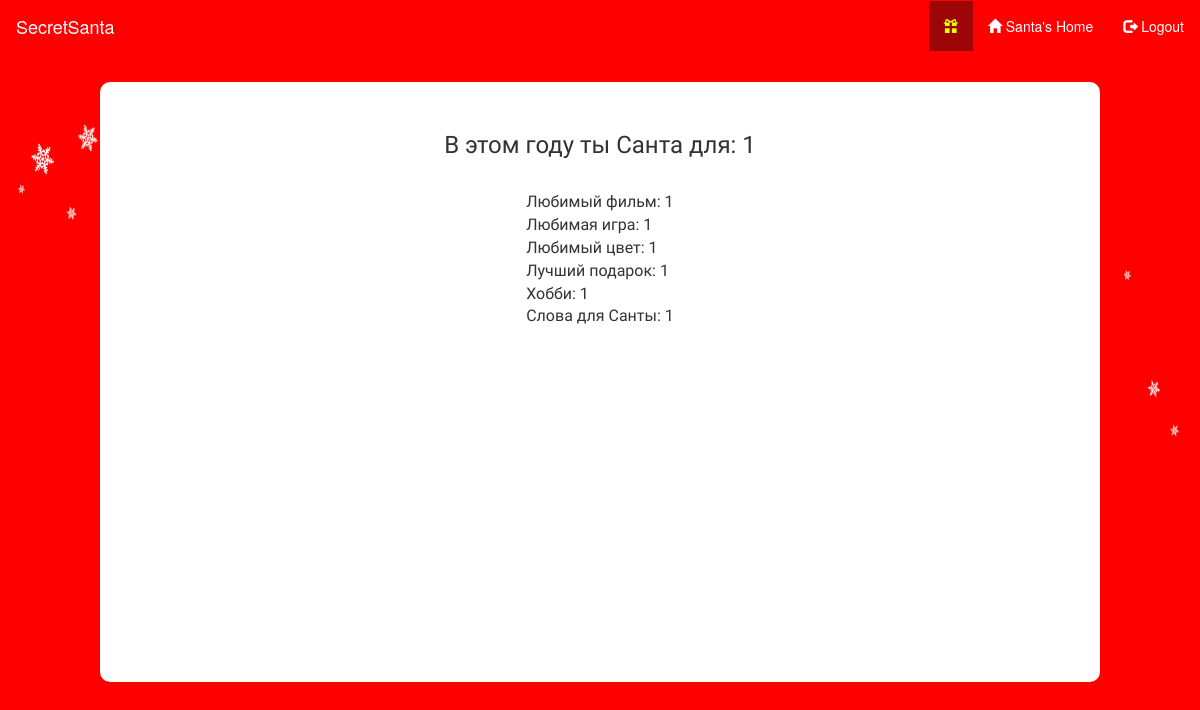
/santa_for/ (signed in), run on an earlier commit of the app's database.
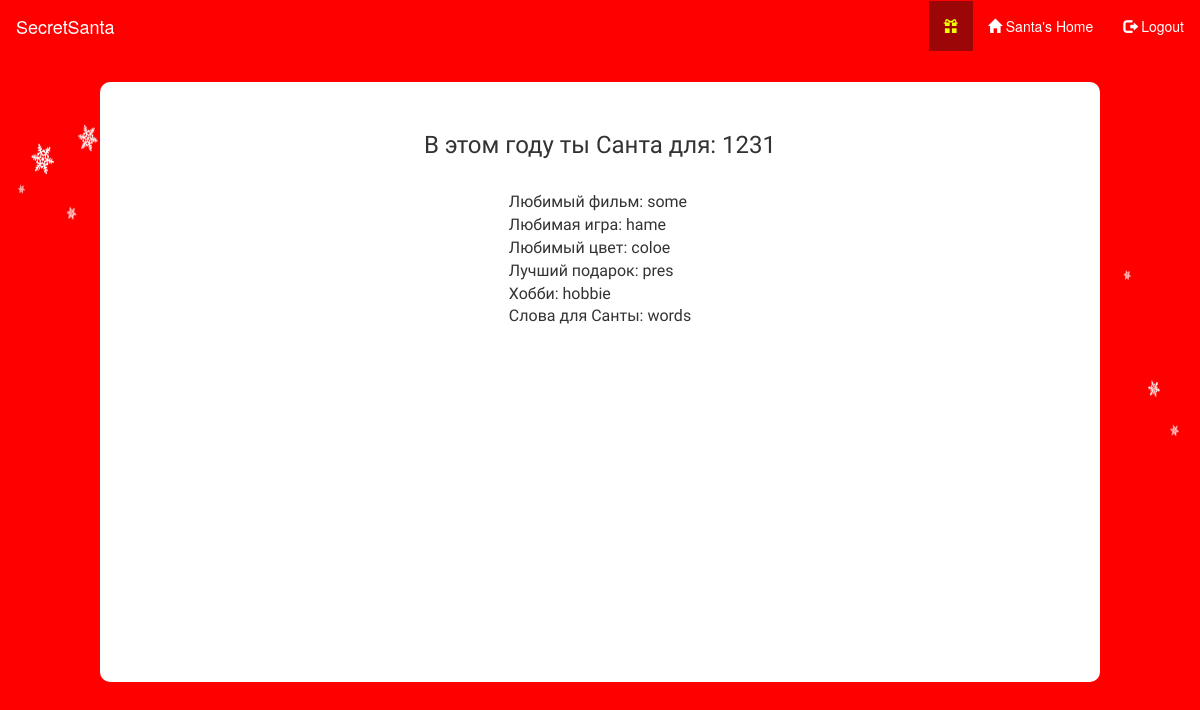
And on a later commit of the database.
### santa_app/models.py (models this page shows, shortened)
class MyUser(AbstractBaseUser):
    username = models.CharField(max_length=100, unique=True, verbose_name='Имя пользователя')
    password = models.CharField(max_length=100, verbose_name="Пароль")
    real_name = models.CharField(max_length=100, verbose_name="Имя, которое будет отображаться твоему Санте")
    fav_present = models.TextField(default="", blank=True, verbose_name="Лучший подарок, который тебе дарили")
    fav_film = models.TextField(default="", blank=True, verbose_name="Любимый фильм")
    fav_game = models.TextField(default="", blank=True, verbose_name="Любимая игра")
    fav_color = models.TextField(default="", blank=True, verbose_name="Любимый цвет")
    hobbies = models.TextField(default="", blank=True, verbose_name="Хобби")
    key_words = models.TextField(default="", blank=True, verbose_name="Слова, которые помогут твоему Санте :) ")
    santa_for = models.OneToOneField('self', null=True, blank=True)
    is_taken = models.BooleanField(default=False)
    is_active = models.BooleanField(default=True)
    is_admin = models.BooleanField(default=False)
    is_superuser = models.BooleanField(default=False)
    objects = MyUserManager()
    USERNAME_FIELD = 'username'
    REQUIRED_FIELDS = ['real_name']

### santa_app/views.py (the view)
# urls.py: url(r'^santa_for/$', santa_for.as_view()),
class santa_for( TemplateView, LoginRequiredMixin):
    template_name = 'you_are_santa_for.html'
    redirect_field_name = '/login/'

### templates/you_are_santa_for.html (shortened to what this page needs)
{% extends 'base.html' %}
{%block santa_for%}
    <li class="active"><a href="/santa_for/"><span class="glyphicon glyphicon-gift"></span></a></li>
{% endblock %}
{% block main %}
<div id="container-crash"></div>
<h3>В этом году ты Санта для: {{user.santa_for.real_name}}</h3><br>
<div class="santafor-descr">
{% if user.santa_for is not Null%}
Любимый фильм: {{user.santa_for.fav_film}} <br>
Любимая игра: {{user.santa_for.fav_game}} <br>
Любимый цвет: {{user.santa_for.fav_color}} <br>
Лучший подарок: {{user.santa_for.fav_present}} <br>
Хобби: {{user.santa_for.hobbies}} <br>
Слова для Санты: {{user.santa_for.key_words}}
{% endif%}
</div>
{%endblock %}

### templates/base.html (shortened to what this page needs)
{% load staticfiles %}
<!DOCTYPE html>
<html lang="en">
<head>
    <link rel="stylesheet" href="https://netdna.bootstrapcdn.com/bootstrap/3.3.6/js/bootstrap.min.js">
    <link rel="stylesheet" href="https://maxcdn.bootstrapcdn.com/bootstrap/3.3.6/css/bootstrap.min.css">
    <link rel="stylesheet" href="{% static 'css/style.css' %}">
     {% block head %}
    <nav class="navbar navbar-default navbar-top">
        <div class="container-fluid">
            <div class="navbar-header">
                <a class="navbar-brand" href="/">SecretSanta</a>
            </div>
            <ul class="nav navbar-nav navbar-right">
                <li><a href="#">{{ LANGUAGE_CODE }}</a></li>
                {% if not user.is_authenticated %}
                <li><a href="/login/"><span class="glyphicon glyphicon-log-in"></span> Login</a></li>
                <li><a href="/register/"><span class="glyphicon glyphicon-user"></span> Sign Up</a></li>
                {% else %}
                {%block santa_for%}{% endblock %}
                {%block private_office%}
                <li><a href="/private_office/"><span class="glyphicon glyphicon-home"></span> Santa's Home</a></li>
                {% endblock %}
                <li><a href="/logout/"><span class="glyphicon glyphicon-log-out"></span> Logout</a></li>
                {% endif %}
            </ul>
        </div>
    </nav>
    {% endblock %}
</head>
<body>
<div class="container">
{% block main %}
{% endblock %}
</div>
</body>
</html>

### static/css/style.css (style rules this page uses)
body { background:red; }
.container { width : 1000px; text-align: center; font-family: 'Neucha'; font-size: 16px; border-radius: 10px; # min-height: 400px; background: white; position: relative; z-index: 1; padding: 30px; margin: 30px auto; }
.navbar-default { background-color: red; border-color: red; }
.navbar-default .navbar-brand { color: white; }
.navbar-default .navbar-nav > li > a { color: white; }
.navbar-default .navbar-nav > .active > a, .navbar-default .navbar-nav > .active > a:hover, .navbar-default .navbar-nav > .active > a:focus { color: #f0ff00; background-color: #9d0606; }
#container-crash { position: absolute; width: 880px; height: 550px; left: 0; right: 0; top: 0; bottom: 0; margin: auto; z-index: 10; }
.santafor-descr { display: inline-block; #width: 50%; margin: auto; text-align: left; }

What changed in the data, as far as the page shows it:
changed MyUser: santa_for.real_name "1" → "1231"; santa_for.fav_film "1" → "some"; santa_for.fav_game "1" → "hame"; santa_for.fav_color "1" → "coloe"; santa_for.fav_present "1" → "pres"; santa_for.hobbies "1" → "hobbie"; santa_for.key_words "1" → "words"
